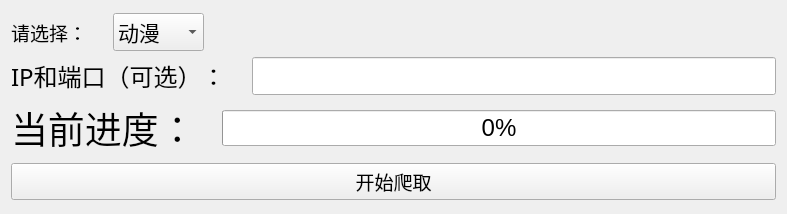
<?xml version="1.0" encoding="UTF-8"?>
<ui version="4.0">
 <class>Form</class>
 <widget class="QWidget" name="Form">
  <property name="windowModality">
   <enum>Qt::WindowModal</enum>
  </property>
  <property name="geometry">
   <rect>
    <x>0</x>
    <y>0</y>
    <width>787</width>
    <height>214</height>
   </rect>
  </property>
  <property name="sizePolicy">
   <sizepolicy hsizetype="Fixed" vsizetype="Preferred">
    <horstretch>0</horstretch>
    <verstretch>0</verstretch>
   </sizepolicy>
  </property>
  <property name="minimumSize">
   <size>
    <width>787</width>
    <height>0</height>
   </size>
  </property>
  <property name="maximumSize">
   <size>
    <width>787</width>
    <height>16777215</height>
   </size>
  </property>
  <property name="contextMenuPolicy">
   <enum>Qt::DefaultContextMenu</enum>
  </property>
  <property name="windowTitle">
   <string>HCAG脚本</string>
  </property>
  <layout class="QGridLayout" name="gridLayout">
   <item row="0" column="0">
    <layout class="QVBoxLayout" name="verticalLayout_2">
     <item>
      <layout class="QVBoxLayout" name="verticalLayout">
       <item>
        <layout class="QHBoxLayout" name="horizontalLayout">
         <property name="sizeConstraint">
          <enum>QLayout::SetDefaultConstraint</enum>
         </property>
         <item>
          <widget class="QLabel" name="label">
           <property name="enabled">
            <bool>true</bool>
           </property>
           <property name="sizePolicy">
            <sizepolicy hsizetype="Preferred" vsizetype="Preferred">
             <horstretch>0</horstretch>
             <verstretch>0</verstretch>
            </sizepolicy>
           </property>
           <property name="font">
            <font>
             <family>仿宋</family>
             <pointsize>14</pointsize>
            </font>
           </property>
           <property name="layoutDirection">
            <enum>Qt::LeftToRight</enum>
           </property>
           <property name="autoFillBackground">
            <bool>false</bool>
           </property>
           <property name="text">
            <string>请选择：</string>
           </property>
           <property name="textFormat">
            <enum>Qt::AutoText</enum>
           </property>
          </widget>
         </item>
         <item>
          <spacer name="verticalSpacer_3">
           <property name="orientation">
            <enum>Qt::Vertical</enum>
           </property>
           <property name="sizeType">
            <enum>QSizePolicy::Preferred</enum>
           </property>
           <property name="sizeHint" stdset="0">
            <size>
             <width>20</width>
             <height>40</height>
            </size>
           </property>
          </spacer>
         </item>
         <item>
          <widget class="QComboBox" name="comboBox">
           <property name="enabled">
            <bool>true</bool>
           </property>
           <property name="sizePolicy">
            <sizepolicy hsizetype="Preferred" vsizetype="Fixed">
             <horstretch>0</horstretch>
             <verstretch>0</verstretch>
            </sizepolicy>
           </property>
           <property name="font">
            <font>
             <family>等线</family>
             <pointsize>16</pointsize>
            </font>
           </property>
           <property name="cursor">
            <cursorShape>PointingHandCursor</cursorShape>
           </property>
           <property name="tabletTracking">
            <bool>false</bool>
           </property>
           <property name="layoutDirection">
            <enum>Qt::LeftToRight</enum>
           </property>
           <property name="autoFillBackground">
            <bool>false</bool>
           </property>
           <property name="currentText">
            <string>动漫</string>
           </property>
           <item>
            <property name="text">
             <string>动漫</string>
            </property>
           </item>
           <item>
            <property name="text">
             <string>漫画</string>
            </property>
           </item>
           <item>
            <property name="text">
             <string>电子书</string>
            </property>
           </item>
          </widget>
         </item>
         <item>
          <spacer name="horizontalSpacer">
           <property name="orientation">
            <enum>Qt::Horizontal</enum>
           </property>
           <property name="sizeHint" stdset="0">
            <size>
             <width>40</width>
             <height>20</height>
            </size>
           </property>
          </spacer>
         </item>
        </layout>
       </item>
       <item>
        <layout class="QHBoxLayout" name="horizontalLayout_2">
         <item>
          <widget class="QLabel" name="label_2">
           <property name="font">
            <font>
             <family>新宋体</family>
             <pointsize>18</pointsize>
            </font>
           </property>
           <property name="text">
            <string>IP和端口（可选）：</string>
           </property>
          </widget>
         </item>
         <item>
          <spacer name="verticalSpacer_2">
           <property name="orientation">
            <enum>Qt::Vertical</enum>
           </property>
           <property name="sizeType">
            <enum>QSizePolicy::Preferred</enum>
           </property>
           <property name="sizeHint" stdset="0">
            <size>
             <width>20</width>
             <height>40</height>
            </size>
           </property>
          </spacer>
         </item>
         <item>
          <widget class="QLineEdit" name="lineEdit">
           <property name="enabled">
            <bool>true</bool>
           </property>
           <property name="font">
            <font>
             <family>仿宋</family>
             <pointsize>16</pointsize>
            </font>
           </property>
          </widget>
         </item>
        </layout>
       </item>
      </layout>
     </item>
     <item>
      <layout class="QHBoxLayout" name="horizontalLayout_3">
       <item>
        <widget class="QLabel" name="label_3">
         <property name="font">
          <font>
           <family>Arial</family>
           <pointsize>28</pointsize>
          </font>
         </property>
         <property name="text">
          <string>当前进度：</string>
         </property>
        </widget>
       </item>
       <item>
        <spacer name="verticalSpacer">
         <property name="orientation">
          <enum>Qt::Vertical</enum>
         </property>
         <property name="sizeType">
          <enum>QSizePolicy::Preferred</enum>
         </property>
         <property name="sizeHint" stdset="0">
          <size>
           <width>20</width>
           <height>40</height>
          </size>
         </property>
        </spacer>
       </item>
       <item>
        <widget class="QProgressBar" name="progressBar">
         <property name="sizePolicy">
          <sizepolicy hsizetype="Expanding" vsizetype="Fixed">
           <horstretch>0</horstretch>
           <verstretch>0</verstretch>
          </sizepolicy>
         </property>
         <property name="font">
          <font>
           <family>Arial</family>
           <pointsize>18</pointsize>
          </font>
         </property>
         <property name="cursor">
          <cursorShape>ArrowCursor</cursorShape>
         </property>
         <property name="value">
          <number>0</number>
         </property>
         <property name="textVisible">
          <bool>true</bool>
         </property>
         <property name="invertedAppearance">
          <bool>false</bool>
         </property>
         <property name="textDirection">
          <enum>QProgressBar::TopToBottom</enum>
         </property>
        </widget>
       </item>
      </layout>
     </item>
    </layout>
   </item>
   <item row="1" column="0">
    <widget class="QPushButton" name="pushButton">
     <property name="sizePolicy">
      <sizepolicy hsizetype="Preferred" vsizetype="Fixed">
       <horstretch>0</horstretch>
       <verstretch>0</verstretch>
      </sizepolicy>
     </property>
     <property name="font">
      <font>
       <family>Microsoft YaHei UI Light</family>
       <pointsize>14</pointsize>
      </font>
     </property>
     <property name="cursor">
      <cursorShape>PointingHandCursor</cursorShape>
     </property>
     <property name="text">
      <string>开始爬取</string>
     </property>
    </widget>
   </item>
  </layout>
 </widget>
 <resources/>
 <connections>
  <connection>
   <sender>pushButton</sender>
   <signal>clicked()</signal>
   <receiver>Form</receiver>
   <slot>get_data()</slot>
   <hints>
    <hint type="sourcelabel">
     <x>566</x>
     <y>487</y>
    </hint>
    <hint type="destinationlabel">
     <x>599</x>
     <y>523</y>
    </hint>
   </hints>
  </connection>
 </connections>
 <slots>
  <slot>get_data()</slot>
 </slots>
</ui>
